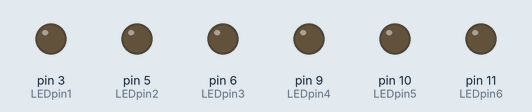
Simulated run of this sketch. Board: Arduino Uno, built with avr-gcc and run on an emulated ATmega328P. Parts: output pins drawn as LEDs (lit = HIGH).

Above: at 0.15 s.
At 3.75 s:
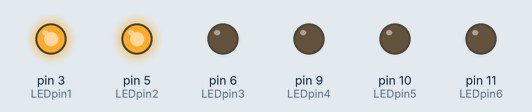
At 10.37 s:
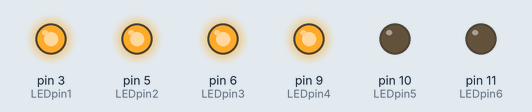
At 19.99 s:
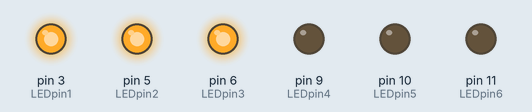
At 29.92 s:
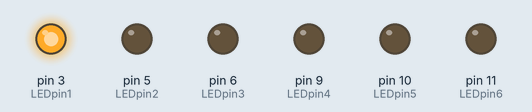
At 39.84 s:
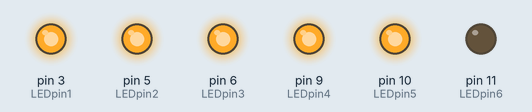
Timing chart, 0 to 40.0 s (numbered marks = the images above):
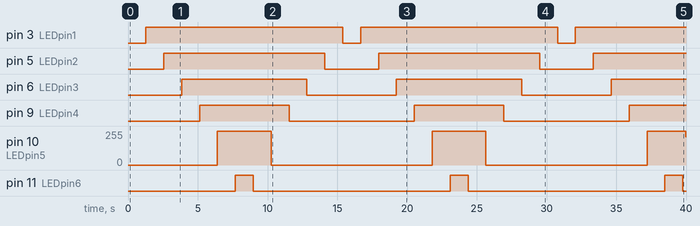

Measured:
- by itself, pin 3 (LEDpin1): alternates HIGH for 14.1 s and LOW for 1.3 s
- by itself, pin 5 (LEDpin2): alternates HIGH for 11.5 s and LOW for 3.8 s
- by itself, pin 6 (LEDpin3): alternates HIGH for 9.0 s and LOW for 6.4 s
- by itself, pin 9 (LEDpin4): alternates HIGH for 6.4 s and LOW for 9.0 s
- by itself, pin 11 (LEDpin6): alternates HIGH for 1.3 s and LOW for 14.1 s
- by itself, pin 10 (LEDpin5): 0/255 → 255/255 at 6.4 s, → 0/255 3.8 s later, → 255/255 11.5 s later, → 0/255 3.8 s later, … (6 changes in this stretch)

The sketch:

atividade_a31.ino
```cpp
/****** Daiana Kathrin Santana Santos *******/
/*************** RA: 120.357 ***************/

const int LEDpin1 = 3;
const int LEDpin2 = 5;
const int LEDpin3 = 6;
const int LEDpin4 = 9;
const int LEDpin5 = 10;
const int LEDpin6 = 11;
int pwm = 0;

void setup()
{
  pinMode(LEDpin1, OUTPUT);
  pinMode(LEDpin2, OUTPUT);
  pinMode(LEDpin3, OUTPUT);
  pinMode(LEDpin4, OUTPUT);
  pinMode(LEDpin5, OUTPUT);
  pinMode(LEDpin6, OUTPUT);
}

void loop()
{
  for (pwm=0;pwm<=255;pwm++){
  	analogWrite(LEDpin1, pwm);
    delay(5);

  }
  for (pwm=0;pwm<=255;pwm++){
  	analogWrite(LEDpin2, pwm);
    delay(5);

  }
  for (pwm=0;pwm<=255;pwm++){
  	analogWrite(LEDpin3, pwm);
    delay(5);

  }
  for (pwm=0;pwm<=255;pwm++){
  	analogWrite(LEDpin4, pwm);
    delay(5);

  }
  for (pwm=0;pwm<=255;pwm++){
  	analogWrite(LEDpin5, pwm);
    delay(5);

  }
  for (pwm=0;pwm<=255;pwm++){
  	analogWrite(LEDpin6, pwm);
    delay(5);

  }
  for (pwm=255;pwm>=0;pwm--){
  	analogWrite(LEDpin6, pwm);
    delay(5);

  }
  for (pwm=255;pwm>=0;pwm--){
  	analogWrite(LEDpin5, pwm);
    delay(5);

  }
  for (pwm=255;pwm>=0;pwm--){
  	analogWrite(LEDpin4, pwm);
    delay(5);

  }
  for (pwm=255;pwm>=0;pwm--){
  	analogWrite(LEDpin3, pwm);
    delay(5);

  }
  for (pwm=255;pwm>=0;pwm--){
  	analogWrite(LEDpin2, pwm);
    delay(5);

  }
  for (pwm=255;pwm>=0;pwm--){
  	analogWrite(LEDpin1, pwm);
    delay(5);

  }

}
```
